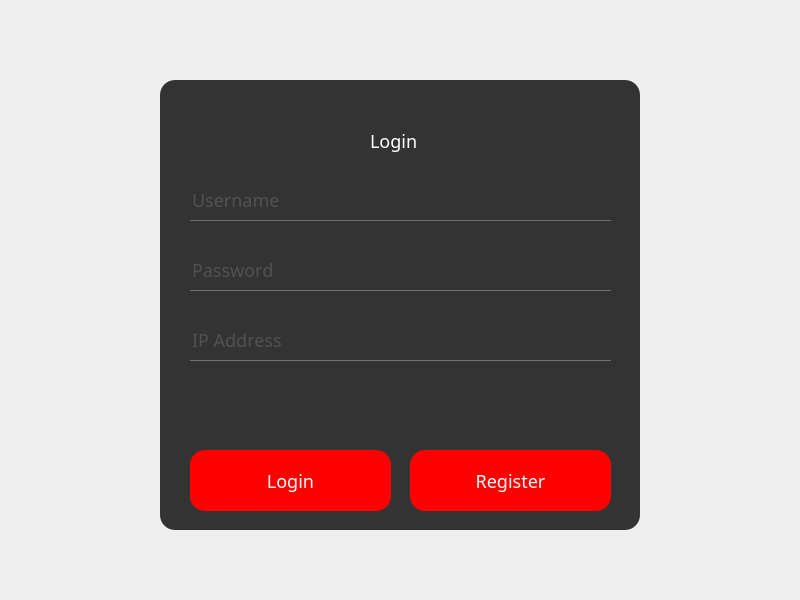
<?xml version="1.0" encoding="UTF-8"?>
<ui version="4.0">
 <class>Login</class>
 <widget class="QWidget" name="Login">
  <property name="windowModality">
   <enum>Qt::NonModal</enum>
  </property>
  <property name="enabled">
   <bool>true</bool>
  </property>
  <property name="geometry">
   <rect>
    <x>0</x>
    <y>0</y>
    <width>800</width>
    <height>600</height>
   </rect>
  </property>
  <property name="maximumSize">
   <size>
    <width>800</width>
    <height>600</height>
   </size>
  </property>
  <property name="contextMenuPolicy">
   <enum>Qt::ActionsContextMenu</enum>
  </property>
  <property name="windowTitle">
   <string>FileBox</string>
  </property>
  <property name="windowIcon">
   <iconset resource="../../resources/images/images.qrc">
    <normaloff>:/images/FileBox_1.png</normaloff>:/images/FileBox_1.png</iconset>
  </property>
  <property name="autoFillBackground">
   <bool>false</bool>
  </property>
  <property name="styleSheet">
   <string notr="true">*{
	font-size:18px;
	font-family: Trajan;
}

QFrame{
	background:#333;
	border-radius:15px;
}

#Login{
	background:url(:/images/bg.png);
}

QLabel{
	color:white;
	background:transparent;
}

QPushButton{
	color:white;
	background:red;
	border-radius:15px;
}

QPushButton:hover{
	background:#800000;
	color:#333
}

QLineEdit{
	background:transparent;
	border:none;
	color:#717072;
	border-bottom:1px solid #717072;
}</string>
  </property>
  <widget class="QFrame" name="frame">
   <property name="geometry">
    <rect>
     <x>160</x>
     <y>80</y>
     <width>480</width>
     <height>450</height>
    </rect>
   </property>
   <property name="maximumSize">
    <size>
     <width>480</width>
     <height>450</height>
    </size>
   </property>
   <property name="styleSheet">
    <string notr="true"/>
   </property>
   <property name="frameShape">
    <enum>QFrame::StyledPanel</enum>
   </property>
   <property name="frameShadow">
    <enum>QFrame::Raised</enum>
   </property>
   <widget class="QLabel" name="lblLogin">
    <property name="geometry">
     <rect>
      <x>210</x>
      <y>30</y>
      <width>61</width>
      <height>61</height>
     </rect>
    </property>
    <property name="text">
     <string>Login</string>
    </property>
   </widget>
   <widget class="QPushButton" name="pbLogin">
    <property name="geometry">
     <rect>
      <x>30</x>
      <y>370</y>
      <width>201</width>
      <height>61</height>
     </rect>
    </property>
    <property name="text">
     <string>Login</string>
    </property>
   </widget>
   <widget class="QPushButton" name="pbRegister">
    <property name="geometry">
     <rect>
      <x>250</x>
      <y>370</y>
      <width>201</width>
      <height>61</height>
     </rect>
    </property>
    <property name="text">
     <string>Register</string>
    </property>
   </widget>
   <widget class="QLineEdit" name="leUsername">
    <property name="geometry">
     <rect>
      <x>30</x>
      <y>100</y>
      <width>421</width>
      <height>41</height>
     </rect>
    </property>
    <property name="text">
     <string/>
    </property>
    <property name="placeholderText">
     <string>Username</string>
    </property>
   </widget>
   <widget class="QLineEdit" name="lePassword">
    <property name="geometry">
     <rect>
      <x>30</x>
      <y>170</y>
      <width>421</width>
      <height>41</height>
     </rect>
    </property>
    <property name="text">
     <string/>
    </property>
    <property name="echoMode">
     <enum>QLineEdit::Password</enum>
    </property>
    <property name="placeholderText">
     <string>Password</string>
    </property>
   </widget>
   <widget class="QLineEdit" name="leIP">
    <property name="geometry">
     <rect>
      <x>30</x>
      <y>240</y>
      <width>421</width>
      <height>41</height>
     </rect>
    </property>
    <property name="text">
     <string/>
    </property>
    <property name="echoMode">
     <enum>QLineEdit::Normal</enum>
    </property>
    <property name="placeholderText">
     <string>IP Address</string>
    </property>
   </widget>
  </widget>
 </widget>
 <resources>
  <include location="../../resources/images/images.qrc"/>
 </resources>
 <connections/>
</ui>
